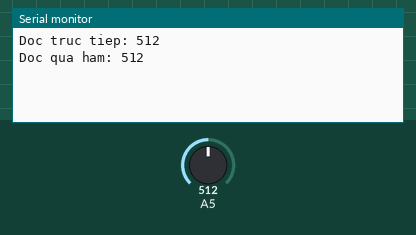
This sketch was run on a simulated Arduino Uno, built with avr-gcc and run on an emulated ATmega328P. On the bench: the last lines printed to the serial monitor. Inputs (shaded band) come from the test bench; at power-on: A5 = 512.

Above: at 2.8 s.
2.9 s: A5 set to 716
At 4.3 s:
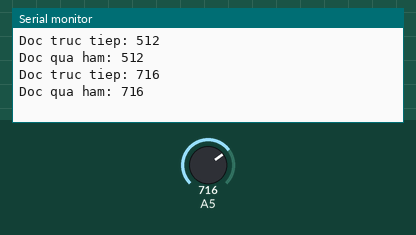
4.4 s: A5 set to 900
At 7.0 s:
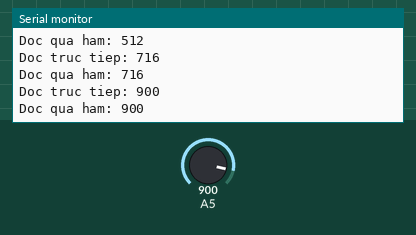
Timing chart, 0 to 8.5 s (numbered marks = the images above; inputs shaded):
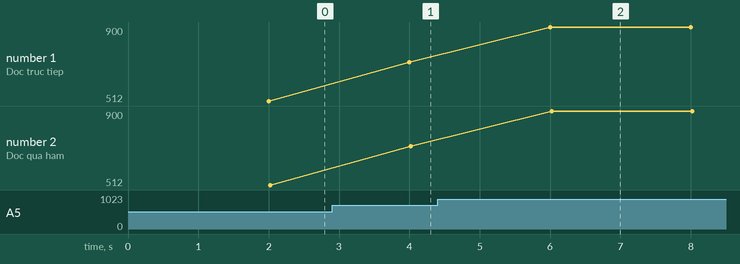

The sketch:

readAnalog_test.ino
```cpp
unsigned long lastTime=0;
unsigned long delay1s=0;
uint16_t readAnalog(byte pinAnalog, unsigned long delayms){
  unsigned long endTime = millis();
  if(endTime - lastTime >= delayms){
    lastTime = endTime;
    return analogRead(pinAnalog); }
}
void setup() {
  Serial.begin(9600);
}
void loop() {
  unsigned long endTime = millis();
  if(endTime - delay1s >= 2000){
    Serial.print("Doc truc tiep: ");
    Serial.println(analogRead(13));
    Serial.print("Doc qua ham: ");
    Serial.println(readAnalog(13,2000));
    delay1s = endTime;
  }
}
```

Measured:
- after the input at 2.9 s, the serial monitor: prints a new line after 1.1 s (image 1)
- after the input at 4.4 s, the serial monitor: prints a new line after 1.6 s (image 2)
- plotted number 1: 512 → 716 after the input at 2.9 s, 716 → 900 after the input at 4.4 s
- plotted number 2: 512 → 716 after the input at 2.9 s, 716 → 900 after the input at 4.4 s
